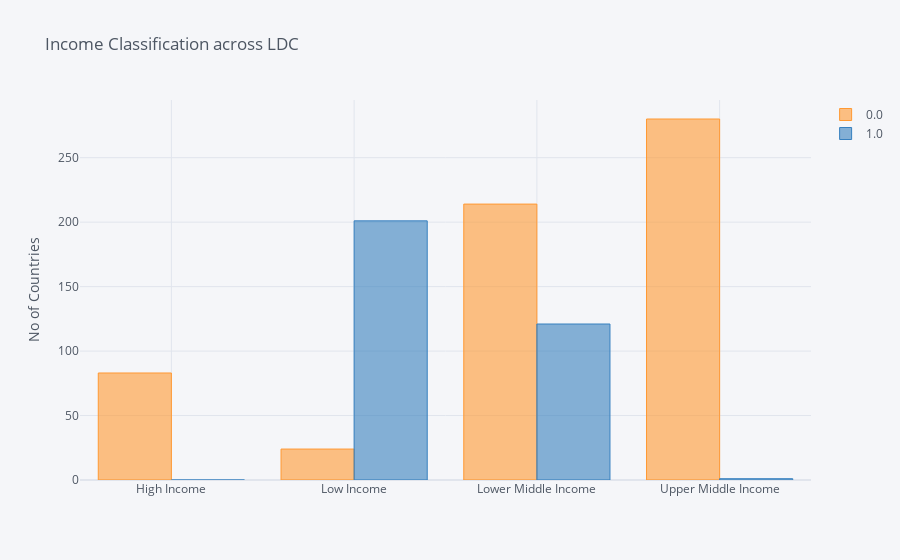

The code cell stored with this chart in its notebook:
### Code cell
fig6=df_IL.iplot(kind='bar',title='Income Classification across LDC',yTitle='No of Countries',asFigure=True)
fig6.show()

### Figure 1 — Plotly figure (JSON) as saved in the notebook; plotly's stock layout.template omitted (floating-point values rounded to 4 significant figures)
{"data": [{"marker": {"color": "rgba(255, 153, 51, 0.6)", "line": {"color": "rgba(255, 153, 51, 1.0)", "width": 1}}, "name": "0.0", "orientation": "v", "text": "", "type": "bar", "x": ["High Income", "Low Income", "Lower Middle Income", "Upper Middle Income"], "y": [83, 24, 214, 280]}, {"marker": {"color": "rgba(55, 128, 191, 0.6)", "line": {"color": "rgba(55, 128, 191, 1.0)", "width": 1}}, "name": "1.0", "orientation": "v", "text": "", "type": "bar", "x": ["High Income", "Low Income", "Lower Middle Income", "Upper Middle Income"], "y": [0, 201, 121, 1]}], "layout": {"legend": {"bgcolor": "#F5F6F9", "font": {"color": "#4D5663"}}, "paper_bgcolor": "#F5F6F9", "plot_bgcolor": "#F5F6F9", "title": {"font": {"color": "#4D5663"}, "text": "Income Classification across LDC"}, "xaxis": {"gridcolor": "#E1E5ED", "showgrid": true, "tickfont": {"color": "#4D5663"}, "title": {"font": {"color": "#4D5663"}, "text": ""}, "zerolinecolor": "#E1E5ED"}, "yaxis": {"gridcolor": "#E1E5ED", "showgrid": true, "tickfont": {"color": "#4D5663"}, "title": {"font": {"color": "#4D5663"}, "text": "No of Countries"}, "zerolinecolor": "#E1E5ED"}}}
